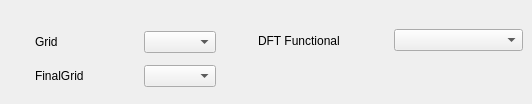
       <widget class="QWidget" name="dftPage">
        <widget class="QWidget" name="layoutWidget">
         <property name="geometry">
          <rect>
           <x>258</x>
           <y>24</y>
           <width>265</width>
           <height>33</height>
          </rect>
         </property>
         <layout class="QHBoxLayout" name="horizontalLayout_8">
          <item>
           <widget class="QLabel" name="label_21">
            <property name="text">
             <string>DFT Functional</string>
            </property>
           </widget>
          </item>
          <item>
           <widget class="QComboBox" name="dftFunctionalCombo"/>
          </item>
         </layout>
        </widget>
        <widget class="QWidget" name="layoutWidget">
         <property name="geometry">
          <rect>
           <x>35</x>
           <y>25</y>
           <width>181</width>
           <height>70</height>
          </rect>
         </property>
         <layout class="QGridLayout" name="gridLayout_6">
          <item row="0" column="0">
           <widget class="QLabel" name="label_33">
            <property name="text">
             <string>Grid</string>
            </property>
           </widget>
          </item>
          <item row="0" column="1">
           <spacer name="horizontalSpacer_15">
            <property name="orientation">
             <enum>Qt::Horizontal</enum>
            </property>
            <property name="sizeHint" stdset="0">
             <size>
              <width>40</width>
              <height>20</height>
             </size>
            </property>
           </spacer>
          </item>
          <item row="0" column="2">
           <widget class="QComboBox" name="dftGridCombo"/>
          </item>
          <item row="1" column="0" colspan="2">
           <widget class="QLabel" name="label_34">
            <property name="text">
             <string>FinalGrid</string>
            </property>
           </widget>
          </item>
          <item row="1" column="2">
           <widget class="QComboBox" name="dftFinalGridCombo"/>
          </item>
         </layout>
        </widget>
       </widget>
